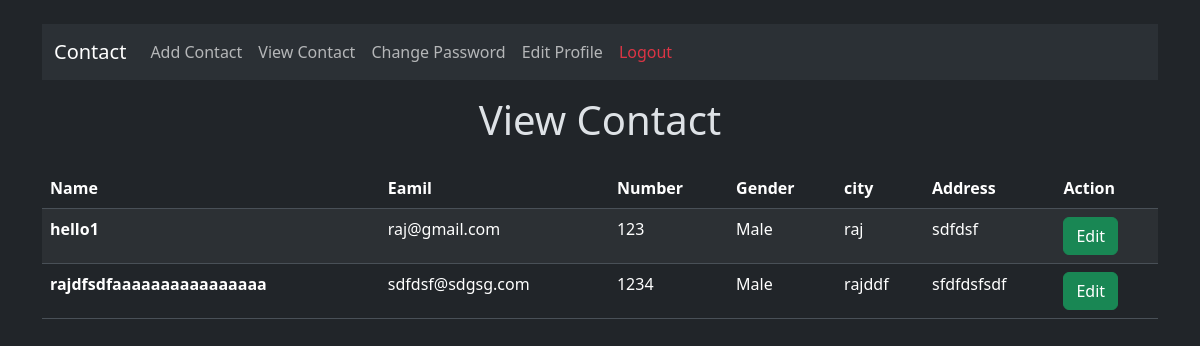
Page /view/ (signed in) on the committed database.
### book/models.py (models this page shows)
class Contact(models.Model):
    owner = models.CharField(max_length=100)
    name = models.CharField(max_length=100)
    email = models.EmailField(max_length=100,unique=True)
    gender = models.CharField(max_length=100)
    city = models.CharField(max_length=100)
    c_number = models.IntegerField(unique=True)
    address = models.TextField(max_length=200)

### book/views.py (the view)
# urls.py: path('view/',views.view_contact_view),
def view_contact_view(request):
    try:
        if 'email' in request.session:
            contacts = Contact.objects.filter(owner=request.session['email'])
            return render(request,'view_contact.html',{'data':contacts})
        else:
            return redirect('/')
    except Exception as e:
        return render(request,'error.html',{'error':e})

### book/templates/view_contact.html (shortened to what this page needs)
{% extends "layout.html" %}
{% block h1_title %}View Contact{% endblock  %}
{% block contant %}
<table class="table table-striped">
    <thead>
      <tr>
        <th scope="col">Name</th>
        <th scope="col">Eamil</th>
        <th scope="col">Number</th>
        <th scope="col">Gender</th>
        <th scope="col">city</th>
        <th scope="col">Address</th>
        <th scope="col">Action</th>
      </tr>
    </thead>
    <tbody>
        {% for i in data %}
      <tr>
        <th scope="row">{{i.name}}</th>
        <td>{{i.email}}</td>
        <td>{{i.c_number}}</td>
        <td>{{i.gender}}</td>
        <td>{{i.city}}</td>
        <td>{{i.address}}</td>
        <td><a href="/edit/{{i.id}}" class="btn btn-success">Edit</a></td>
      </tr>
      {% endfor %}
    </tbody>
  </table>
{% endblock  %}

### rows in the picture
Contact: name "hello1", email "raj@gmail.com", c_number "123", gender "Male", city "raj", address "sdfdsf"
Contact: name "rajdfsdfaaaaaaaaaaaaaaaa", email "sdfdsf@sdgsg.com", c_number "1234", gender "Male", city "rajddf", address "sfdfdsfsdf"
